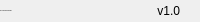
              <widget class="QFrame" name="bottomBar">
               <property name="minimumSize">
                <size>
                 <width>0</width>
                 <height>22</height>
                </size>
               </property>
               <property name="maximumSize">
                <size>
                 <width>16777215</width>
                 <height>22</height>
                </size>
               </property>
               <property name="frameShape">
                <enum>QFrame::NoFrame</enum>
               </property>
               <property name="frameShadow">
                <enum>QFrame::Raised</enum>
               </property>
               <layout class="QHBoxLayout" name="horizontalLayout_5">
                <property name="spacing">
                 <number>0</number>
                </property>
                <property name="leftMargin">
                 <number>0</number>
                </property>
                <property name="topMargin">
                 <number>0</number>
                </property>
                <property name="rightMargin">
                 <number>0</number>
                </property>
                <property name="bottomMargin">
                 <number>0</number>
                </property>
                <item>
                 <widget class="QLabel" name="creditsLabel">
                  <property name="maximumSize">
                   <size>
                    <width>16777215</width>
                    <height>16</height>
                   </size>
                  </property>
                  <property name="font">
                   <font>
                    <family>Segoe UI</family>
                    <pointsize>-1</pointsize>
                    <weight>50</weight>
                    <italic>false</italic>
                    <bold>false</bold>
                   </font>
                  </property>
                  <property name="text">
                   <string>By: Inovasyon Muhendislik</string>
                  </property>
                  <property name="alignment">
                   <set>Qt::AlignLeading|Qt::AlignLeft|Qt::AlignVCenter</set>
                  </property>
                 </widget>
                </item>
                <item>
                 <widget class="QLabel" name="version">
                  <property name="text">
                   <string>v1.0</string>
                  </property>
                  <property name="alignment">
                   <set>Qt::AlignRight|Qt::AlignTrailing|Qt::AlignVCenter</set>
                  </property>
                 </widget>
                </item>
                <item>
                 <widget class="QFrame" name="frame_size_grip">
                  <property name="minimumSize">
                   <size>
                    <width>20</width>
                    <height>0</height>
                   </size>
                  </property>
                  <property name="maximumSize">
                   <size>
                    <width>20</width>
                    <height>16777215</height>
                   </size>
                  </property>
                  <property name="frameShape">
                   <enum>QFrame::NoFrame</enum>
                  </property>
                  <property name="frameShadow">
                   <enum>QFrame::Raised</enum>
                  </property>
                 </widget>
                </item>
               </layout>
              </widget>
